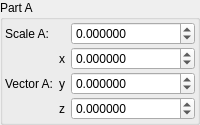
    <widget class="QGroupBox" name="groupBox">
     <property name="title">
      <string>Part A</string>
     </property>
     <layout class="QVBoxLayout" name="verticalLayout_3">
      <property name="leftMargin">
       <number>2</number>
      </property>
      <property name="topMargin">
       <number>2</number>
      </property>
      <property name="rightMargin">
       <number>2</number>
      </property>
      <property name="bottomMargin">
       <number>2</number>
      </property>
      <item>
       <layout class="QGridLayout" name="gridLayout" columnstretch="0,0,1">
        <property name="verticalSpacing">
         <number>2</number>
        </property>
        <item row="1" column="0" rowspan="3">
         <widget class="QLabel" name="label_114">
          <property name="text">
           <string>Vector A:</string>
          </property>
         </widget>
        </item>
        <item row="0" column="2">
         <widget class="MyDoubleSpinBox" name="spinbox_transf_multiplier_scale_1">
          <property name="sizePolicy">
           <sizepolicy hsizetype="Minimum" vsizetype="Maximum">
            <horstretch>0</horstretch>
            <verstretch>0</verstretch>
           </sizepolicy>
          </property>
          <property name="prefix">
           <string/>
          </property>
          <property name="suffix">
           <string/>
          </property>
          <property name="decimals">
           <number>6</number>
          </property>
          <property name="minimum">
           <double>-99.989999999999995</double>
          </property>
          <property name="maximum">
           <double>99.989999999999995</double>
          </property>
          <property name="singleStep">
           <double>0.100000000000000</double>
          </property>
         </widget>
        </item>
        <item row="3" column="2">
         <widget class="MyDoubleSpinBox" name="spinbox3_transf_constant_multiplierB_111_z">
          <property name="sizePolicy">
           <sizepolicy hsizetype="Minimum" vsizetype="Maximum">
            <horstretch>0</horstretch>
            <verstretch>0</verstretch>
           </sizepolicy>
          </property>
          <property name="decimals">
           <number>6</number>
          </property>
          <property name="minimum">
           <double>-99.989999999999995</double>
          </property>
          <property name="maximum">
           <double>99.989999999999995</double>
          </property>
          <property name="singleStep">
           <double>0.100000000000000</double>
          </property>
         </widget>
        </item>
        <item row="1" column="2">
         <widget class="MyDoubleSpinBox" name="spinbox3_transf_constant_multiplierB_111_x">
          <property name="sizePolicy">
           <sizepolicy hsizetype="Minimum" vsizetype="Maximum">
            <horstretch>0</horstretch>
            <verstretch>0</verstretch>
           </sizepolicy>
          </property>
          <property name="prefix">
           <string/>
          </property>
          <property name="decimals">
           <number>6</number>
          </property>
          <property name="minimum">
           <double>-99.989999999999995</double>
          </property>
          <property name="singleStep">
           <double>0.100000000000000</double>
          </property>
         </widget>
        </item>
        <item row="2" column="1">
         <widget class="QLabel" name="label_119">
          <property name="text">
           <string notr="true">y</string>
          </property>
         </widget>
        </item>
        <item row="1" column="1">
         <widget class="QLabel" name="label_112">
          <property name="text">
           <string notr="true">x</string>
          </property>
         </widget>
        </item>
        <item row="3" column="1">
         <widget class="QLabel" name="label_121">
          <property name="text">
           <string notr="true">z</string>
          </property>
         </widget>
        </item>
        <item row="2" column="2">
         <widget class="MyDoubleSpinBox" name="spinbox3_transf_constant_multiplierB_111_y">
          <property name="sizePolicy">
           <sizepolicy hsizetype="Minimum" vsizetype="Maximum">
            <horstretch>0</horstretch>
            <verstretch>0</verstretch>
           </sizepolicy>
          </property>
          <property name="decimals">
           <number>6</number>
          </property>
          <property name="minimum">
           <double>-99.989999999999995</double>
          </property>
          <property name="maximum">
           <double>99.989999999999995</double>
          </property>
          <property name="singleStep">
           <double>0.100000000000000</double>
          </property>
         </widget>
        </item>
        <item row="0" column="0">
         <widget class="QLabel" name="label_174">
          <property name="text">
           <string>Scale A:</string>
          </property>
         </widget>
        </item>
       </layout>
      </item>
     </layout>
    </widget>
